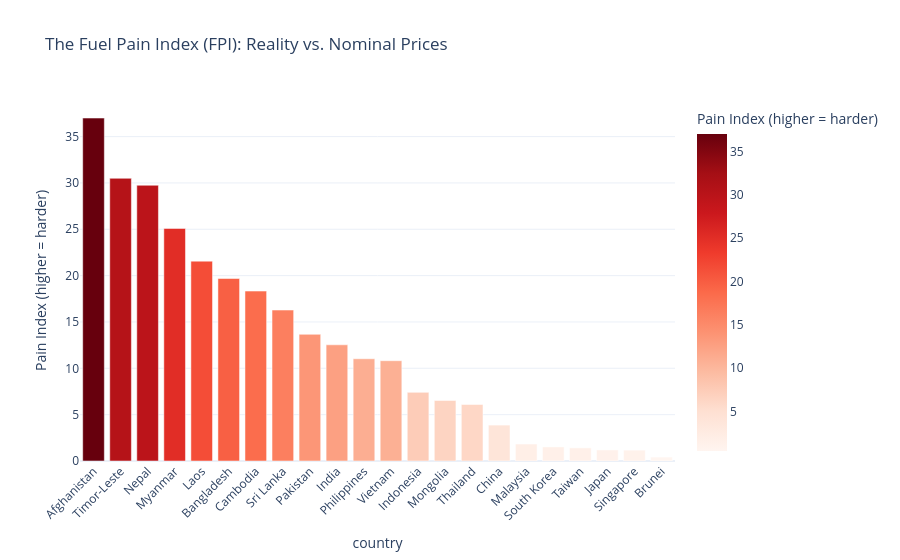

Write notebook code for a chart like this one.
### Markdown cell above
### SECTION 11 — Fuel Pain Index (FPI): Our Original Contribution

**FPI = (Price per Liter / Daily Wage) * 100**

### Code cell
df_asia_detailed['daily_wage'] = df_asia_detailed['avg_monthly_income_usd'] / 30
df_asia_detailed['fpi'] = (df_asia_detailed['gasoline_usd_per_liter'] / df_asia_detailed['daily_wage']) * 100
df_fpi_sorted = df_asia_detailed.sort_values('fpi', ascending=False)

fig_fpi = px.bar(
    df_fpi_sorted,
    x='country',
    y='fpi',
    color='fpi',
    color_continuous_scale='Reds',
    title="The Fuel Pain Index (FPI): Reality vs. Nominal Prices",
    labels={'fpi': 'Pain Index (higher = harder)'}
)
fig_fpi.update_layout(template="plotly_white", xaxis_tickangle=-45)
fig_fpi.show()

print("What this tells us: This is the 'Aha!' moment. Singapore's high wages result in a low FPI, while Afghanistan and Pakistan suffer extreme 'Fuel Pain'.")

### Figure 1 — Plotly figure (JSON) as saved in the notebook; plotly's stock layout.template omitted (floating-point values rounded to 4 significant figures)
{"data": [{"hovertemplate": "country=%{x}<br>Pain Index (higher = harder)=%{marker.color}<extra></extra>", "legendgroup": "", "marker": {"color": [37.0, 30.5, 29.75, 25.09, 21.56, 19.69, 18.33, 16.29, 13.67, 12.54, 11.03, 10.82, 7.406, 6.533, 6.103, 3.875, 1.829, 1.521, 1.418, 1.2, 1.175, 0.4227], "coloraxis": "coloraxis", "pattern": {"shape": ""}}, "name": "", "orientation": "v", "showlegend": false, "textposition": "auto", "type": "bar", "x": ["Afghanistan", "Timor-Leste", "Nepal", "Myanmar", "Laos", "Bangladesh", "Cambodia", "Sri Lanka", "Pakistan", "India", "Philippines", "Vietnam", "Indonesia", "Mongolia", "Thailand", "China", "Malaysia", "South Korea", "Taiwan", "Japan", "Singapore", "Brunei"], "xaxis": "x", "y": [37.0, 30.5, 29.75, 25.09, 21.56, 19.69, 18.33, 16.29, 13.67, 12.54, 11.03, 10.82, 7.406, 6.533, 6.103, 3.875, 1.829, 1.521, 1.418, 1.2, 1.175, 0.4227], "yaxis": "y"}], "layout": {"barmode": "relative", "coloraxis": {"colorbar": {"title": {"text": "Pain Index (higher = harder)"}}, "colorscale": [[0, "rgb(255,245,240)"], [0.125, "rgb(254,224,210)"], [0.25, "rgb(252,187,161)"], [0.375, "rgb(252,146,114)"], [0.5, "rgb(251,106,74)"], [0.625, "rgb(239,59,44)"], [0.75, "rgb(203,24,29)"], [0.875, "rgb(165,15,21)"], [1, "rgb(103,0,13)"]]}, "legend": {"tracegroupgap": 0}, "title": {"text": "The Fuel Pain Index (FPI): Reality vs. Nominal Prices"}, "xaxis": {"anchor": "y", "domain": [0, 1], "tickangle": -45, "title": {"text": "country"}}, "yaxis": {"anchor": "x", "domain": [0, 1], "title": {"text": "Pain Index (higher = harder)"}}}}
